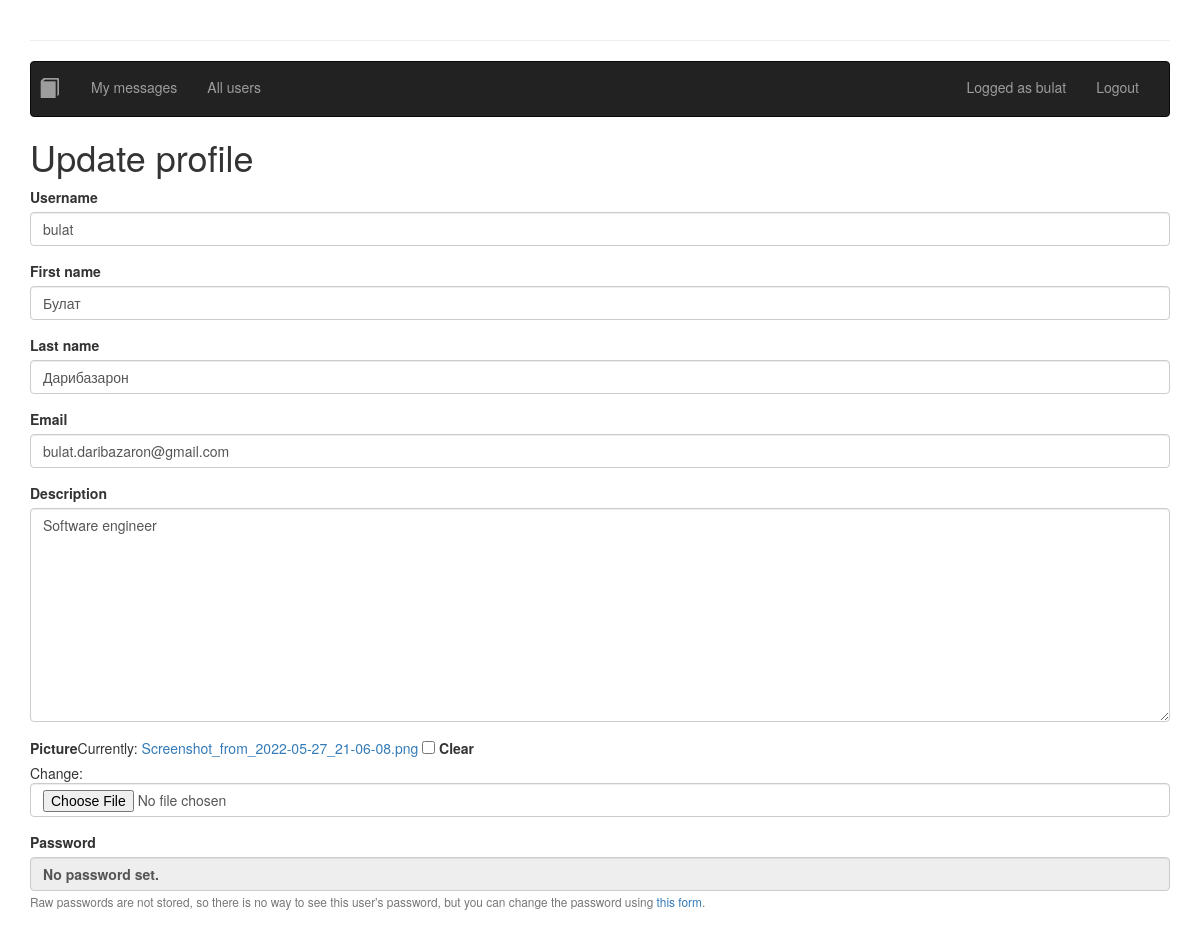
Page /profile/update (signed in) on the committed database.
### intra/models.py (models this page shows)
class User(AbstractUser):
    description = models.TextField(null=True)
    picture = models.ImageField(blank=True, upload_to="", null=True)

### intra/views.py (the view, shortened to what this page needs)
# urls.py: path('profile/update', views.UpdateProfile.as_view(), name='update_profile'),
class UpdateProfile(LoginRequiredMixin, UpdateView):
    login_url = reverse_lazy('login')
    template_name = "edit_user_profile.html"
    form_class = IntraUserChangeForm
    success_url = reverse_lazy('index')
    def get_object(self, queryset=None):
        return self.request.user

### intra/forms.py
class IntraUserChangeForm(UserChangeForm):
    email = forms.EmailField(
        widget=forms.EmailInput(attrs={
            'class': 'form-control',
            'plaseholder': 'Enter your email',
        }))
    first_name = forms.CharField(
        widget=forms.TextInput(attrs={
            'class': 'form-control',
            'plaseholder': 'Enter your first name',
        }))
    last_name = forms.CharField(
        widget=forms.TextInput(attrs={
            'class': 'form-control',
            'plaseholder': 'Enter your last name',
        }))
    username = forms.CharField(
        max_length=150,
        widget=forms.TextInput(attrs={
            'class': 'form-control',
            'plaseholder': 'Enter your last username',
        }))
    class Meta:
        model = User
        fields = [
            'username',
            'first_name',
            'last_name',
            'email',
            'description',
            'picture',
        ]
        field_classes = {"username": UsernameField}

### intra/templates/edit_user_profile.html (shortened to what this page needs)
{% extends 'base.html' %}{% load i18n %}
{% load bootstrap3 %}
{% block content %}
    <div>
        {% include 'nav.html' %}
        <h1>{% trans 'Update profile' %}</h1>
        <form method="post" enctype="multipart/form-data">
            {% bootstrap_form form %}
        </form>
</div>
{% endblock %}

### intra/templates/nav.html (shortened to what this page needs)
{% load static %} {% load bootstrap3 %} {% load i18n %}
<hr />
<nav class="navbar navbar-inverse">
  <div class="container-fluid">
    <div class="navbar-header">
      <ul class="nav navbar-nav navbar-right">
        <li >
            <a href="{% url 'index' %}"><span style="margin-left:-22px; font-size:20px" class="glyphicon glyphicon-book " aria-hidden="true"></span><span class="sr-only">(current)</span></a>
        </li>
        {% if user.is_authenticated %}
        <li><a href="{% url 'chat' %}">{% trans 'My messages' %}</a></li>
        <li><a href="{% url 'users' %}">{% trans 'All users' %}</a></li>
        {% else %}
        <li><a href="{% url 'register' %}">{% trans 'Register' %}</a></li>
        {% endif %}
      </ul>
    </div>
    <div class="container-fluid">
      <ul class="nav navbar-nav navbar-right">
        {% if user.is_authenticated %}
        <li >
          <a href="{% url 'profile' request.user.id %}">{% trans 'Logged as' %} {{request.user.username}}</a>
        </li>
        <li >
          <a href="{% url 'logout' %}">{% trans 'Logout' %}</a>
        </li>
        {% endif %}
      </ul>
    </div>
  </div>
</nav>

### rows in the picture
User: user.username "bulat", username "bulat", first_name "Булат", last_name "Дарибазарон", email "bulat.daribazaron@gmail.com", description "Software engineer"
